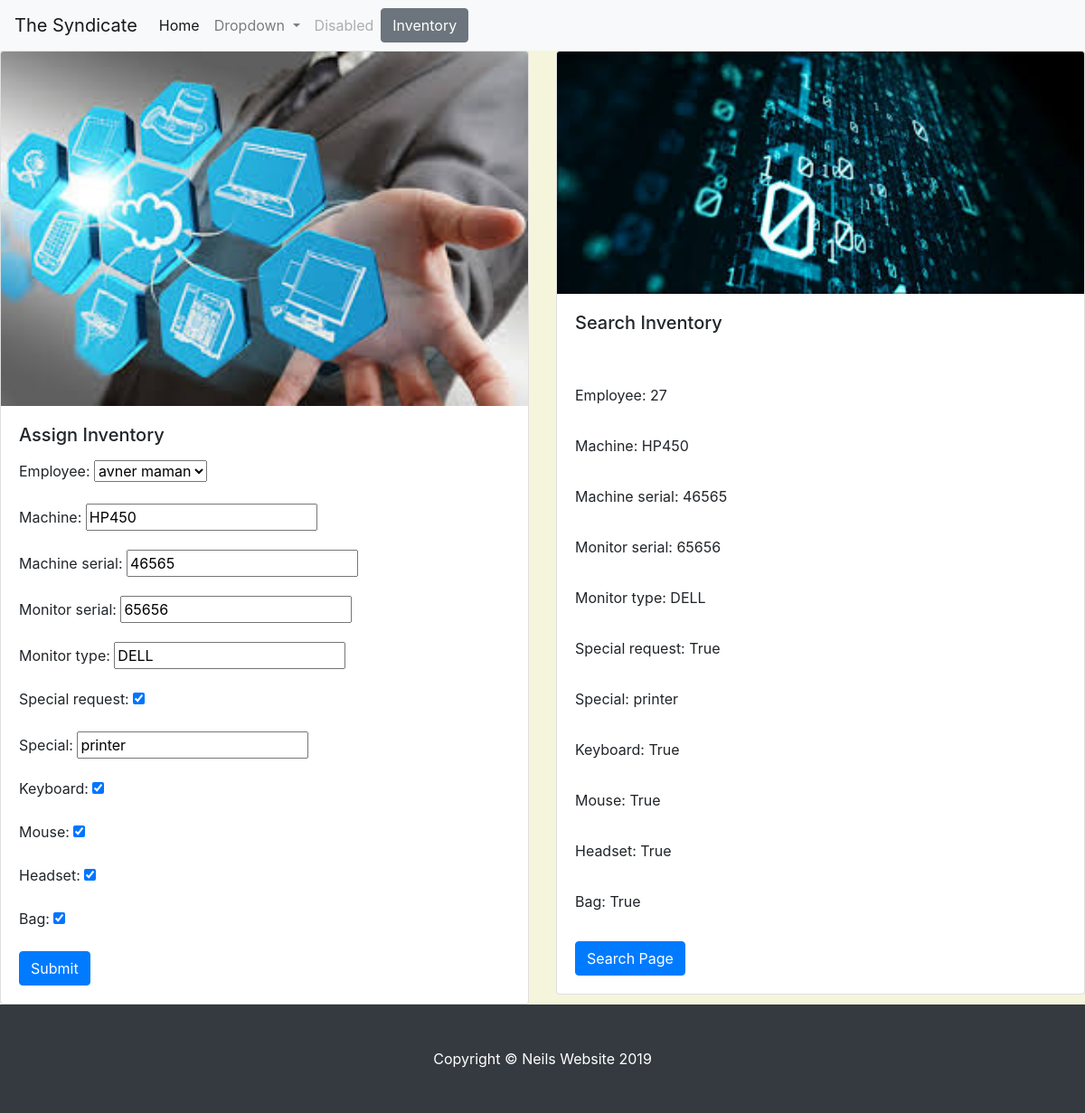
The page /inventory/assign/5 (signed in) on the database its author committed.
### helpdesk/models.py (models this page shows)
class Inventory(models.Model):
    employee = models.ForeignKey(Employee, on_delete=models.CASCADE)
    machine=models.CharField(max_length=200, default=None)
    machine_serial=models.CharField(max_length=200, default=None)
    monitor_serial=models.CharField(max_length=200, default=None)
    monitor_type=models.CharField(max_length=200, default=None)
    special_request=models.BooleanField(default=False)
    special = models.CharField(max_length=200, default=None)
    keyboard = models.BooleanField(default=False)
    mouse = models.BooleanField(default=False)
    headset = models.BooleanField(default=False)
    bag= models.BooleanField(default=False)
    user = models.ForeignKey(MainUser, on_delete=models.CASCADE)
    fulfilled_date = models.DateTimeField(auto_now_add=True)
    thumb=models.ImageField('default.png' ,blank=True)

### helpdesk/views.py (the view)
# urls.py: path('assign/<int:pk>', views.inventory_page_modify, name='assign_edit' ),
@login_required()
def inventory_page_modify(request, pk):
    inventory = Inventory.objects.get(pk=pk)
    if request.method == 'POST':
        form = InventoryForm(request.POST, instance = inventory)
        if form.is_valid():
            inventory = form.save(commit=False)
            inventory.user = request.user
            inventory.save()
            return redirect('index')
    else:
        form = InventoryForm(instance=inventory)
    return render(request, 'inventory.html', { 'form' : form, 'edit' : True})

### helpdesk/models.py
class InventoryForm(ModelForm):
    class Meta :
        model = Inventory
        fields = ['employee',
        'machine',
        'machine_serial',
        'monitor_serial',
        'monitor_type',
        'special_request',
        'special',
        'keyboard',
        'mouse',
        'headset',
        'bag',
        ]

### hrapp/models.py (called while the page is built)
    def __str__(self):
        return self.firstname + ' ' + self.lastname

### helpdesk/templates/inventory.html (shortened to what this page needs)
{% extends 'base.html' %}
{% block content %}
{% include 'partials/navbar.html' %}
{% load static from staticfiles %}
    <div class="row">
      <div class="col-sm-6">
        <div class="card">
          <img class="card-img-top" src="{% static 'images/equipment.jpg' %}" alt="Card image cap">
            <div class="card-body">
              <h5 class="card-title">Assign Inventory </h5>
          <form method="post">
              <p class="card-text">
              {{form.as_p}}</p>
              <button class="btn btn-primary" type="submit">Submit</button>
          </form>
          </div>
        </div>
      </div>
      <div class="col-sm-6">
        <div class="card">
        <img class="card-img-top" src="{% static 'images/binary1.jpg' %}" alt="Card image cap">
            <div class="card-body">
            <h5 class="card-title">Search Inventory </h5>
            {% if edit %}
            <form method="post">
              <p class="card-text">
                <p><label for="{{form.id.id_for_label}}">{{form.id.label_tag}}</label> {{form.id.value}}</p>
              {% for field in form %}
                <p><label for="{{field.id_for_label}}">{{field.label_tag}}</label> {{field.value}}</p>
              {% endfor %}
            </form>
            {% endif %}
            <a href="{% url 'search' %}" class="btn btn-primary">Search Page </a>
        </div>
      </div>
    </div>
</div>
{% endblock %}

### main/assets/styles.css (style rules this page uses)
body { background: Beige; }

### rows shown on the page
Inventory: employee "avner maman", machine "HP450", machine_serial "46565", monitor_serial "65656", monitor_type "DELL", special_request "☑", special "printer", keyboard "☑", mouse "☑", headset "☑", bag "☑", value "HP450" "46565" "65656" "DELL" "printer"

### other values the page prints
{{ field.label_tag }} "Employee:" "Machine:" "Machine serial:" "Monitor serial:" "Monitor type:" "Special request:" "Special:" "Keyboard:" "Mouse:" "Headset:" "Bag:"
{{ field.value }} "27" "True" "True" "True" "True" "True"
